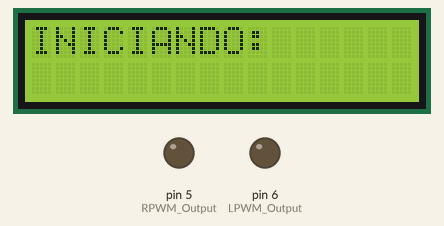
The sketch below on a simulated Arduino Uno, built with avr-gcc and run on an emulated ATmega328P. Shown: 16×2 character LCD, output pins drawn as LEDs (lit = HIGH). Wiring (inferred from the names in the program): MPU-6050 motion sensor at I2C address 0x68.

Above: at 0.1 s.
At 2.1 s:
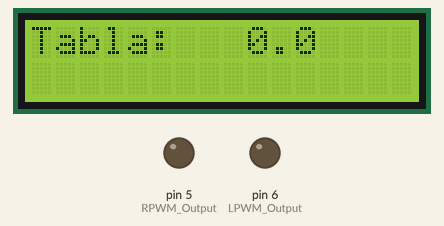

The sketch:

prueba_LCD_2.ino
```cpp
#include <Wire.h>//Libreria que nos permite la comunicación por I2C,(SDA linea de datos y SCL linea de reloj).
#include <LiquidCrystal_I2C.h>

//Direccion I2C de la IMU
#define MPU 0x68

// direccion Display 0x27
// direccion EEPROM 0x57
// direccion Reloj 0x68
// Patillaje Fisico del modulo RS 4, RW 5, EN 6, D4 9, D5 10, D6 11, D7 12
// ORDEN DE LA FUNCION(addr,EN,RW,RS,D4,D5,D6,D7,BL, BL POL  );

LiquidCrystal_I2C lcd(0x27, 16, 2);
//Ratios de conversion
#define A_R 16384.0
#define G_R 131.0

//Conversion de radianes a grados 180/PI
#define RAD_A_DEG = 57.295779

//MPU-6050 da los valores en enteros de 16 bits
//Valores sin refinar
int16_t AcX, AcY, AcZ, GyX, GyY, GyZ;

//Angulos
float Acc[2];//Acumula 2 valores es decir 0,1. "[x]"es para crear una matriz en este caso de 2 valores.
float Gy[2];
float Angle[2];
float tabla;

//Constantes:
int velo;// velo=velocidad
int dire;// dire=dirección

//Definimos BTS 7960 (definimos los pines de la placa arduino a usar)
int RPWM_Output = 5; // Arduino PWM output pin 5; connect to IBT-2 pin 1 (RPWM)
int LPWM_Output = 6; // Arduino PWM output pin 6; connect to IBT-2 pin 2 (LPWM)
//----------------------------------------------------------------------------------------------------------------------------------------------------
void setup() {
  //definimos los pines como salida del BTS-7960 en el Set-Up
  pinMode(RPWM_Output, OUTPUT);
  pinMode(LPWM_Output, OUTPUT);
//--------------------------------------------------
 lcd.begin();
 lcd.clear();
  Wire.begin();
  Wire.beginTransmission(MPU);
  Wire.write(0x6B);
  Wire.write(0);
  Wire.endTransmission(true);
   //Mostrar los valores por consola:
   lcd.setCursor(0, 0);//Escribe en linea 0

   lcd.print("INICIANDO:");
      Serial.begin(9600);
     delay(2000);//retardo de desaparición del texto "INICIANDO" 2 segundos
   lcd.clear();
}
void loop() {
   //Mostrar los valores por consola:
   lcd.setCursor(0, 0);//Escribe en linea 0

   lcd.print("Tabla:   ");
   lcd.print(tabla, 1);

   lcd.print(" ");//Borrar el último caracter
   lcd.setCursor(0, 1);//Escribe en linea 1
}
```
